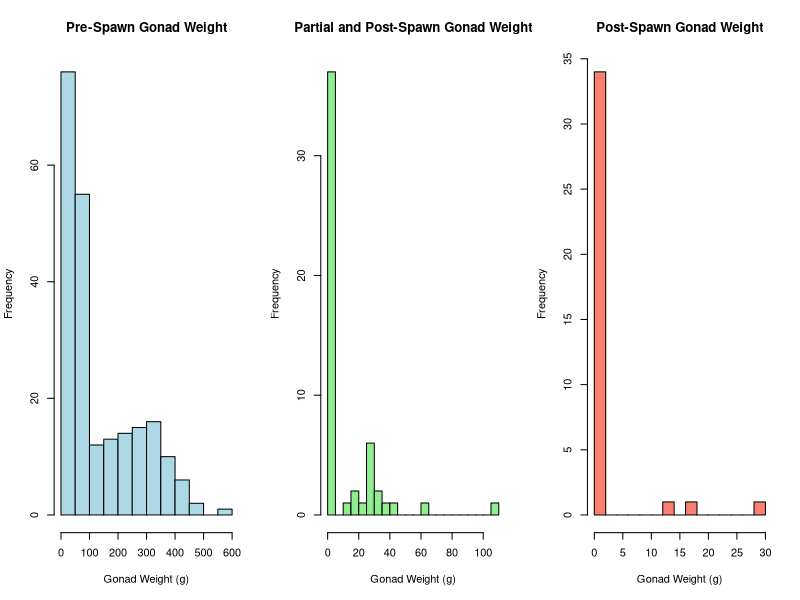

Source code (R):
rm(list = ls())
DataSet <- read.csv("ALHcode/AIC/upperriver_bodycomp_all.csv")
str(DataSet)
DataSet$SpawnStatus <- as.factor(DataSet$SpawnStatus)
DataSet$Gonad_Wt <- as.numeric(DataSet$Gonad_Wt)
str(DataSet)
max(DataSet$Gonad_Wt, na.rm = TRUE)
which(DataSet$Gonad_Wt == max(DataSet$Gonad_Wt, na.rm = TRUE))
DataSet <- DataSet[-146,] #eliminates the maximum 6.0 value that seems very out of place for weight
DataSet$Gonad_Wt_g <- (DataSet$Gonad_Wt*1000)


# Filter the data for SpawnStatus 0 (pre-spawn) and 2 (post-spawn)
pre_spawn_data <- DataSet[DataSet$SpawnStatus == 0, ]
partialpost_spawn_data <- DataSet[DataSet$SpawnStatus %in% c(1, 2), ]
post_spawn_data <- DataSet[DataSet$SpawnStatus == 2, ]

str(post_spawn_data)
mean(post_spawn_data$Gonad_Wt_g, na.rm = T) #mean weight is 20.66667 grams
mean(pre_spawn_data$Gonad_Wt_g, na.rm = T) #mean weight is 137.3151 grams
mean(partialpost_spawn_data$Gonad_Wt_g, na.rm = T) #mean weight is 35.375 grams

# Create histograms in base R
par(mfrow = c(1, 3))  # Arrange plots in one row and two columns

# Histogram for pre-spawn (SpawnStatus == 0)
hist(pre_spawn_data$Gonad_Wt_g, 
     main = "Pre-Spawn Gonad Weight", 
     xlab = "Gonad Weight (g)", 
     col = "lightblue", 
     border = "black", 
     breaks = 20)  # Adjust 'breaks' as needed

hist(partialpost_spawn_data$Gonad_Wt_g, 
     main = "Partial and Post-Spawn Gonad Weight", 
     xlab = "Gonad Weight (g)", 
     col = "lightgreen", 
     border = "black", 
     breaks = 20)

# Histogram for post-spawn (SpawnStatus == 2)
hist(post_spawn_data$Gonad_Wt_g, 
     main = "Post-Spawn Gonad Weight", 
     xlab = "Gonad Weight (g)", 
     col = "salmon", 
     border = "black", 
     breaks = 20)  # Adjust 'breaks' as needed

# Reset the plotting layout to default (single plot)
par(mfrow = c(1, 1))